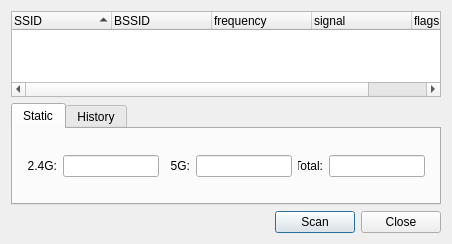
<ui version="4.0" >
 <class>ScanResults</class>
 <widget class="QDialog" name="ScanResults" >
  <property name="geometry" >
   <rect>
    <x>0</x>
    <y>0</y>
    <width>452</width>
    <height>244</height>
   </rect>
  </property>
  <property name="windowTitle" >
   <string>Scan results</string>
  </property>
  <layout class="QVBoxLayout" stretch="2,0,0">
   <item>
    <widget class="QTreeWidget" name="scanResultsWidget" >
     <property name="editTriggers" >
      <set>QAbstractItemView::NoEditTriggers</set>
     </property>
     <property name="uniformRowHeights" >
      <bool>true</bool>
     </property>
     <property name="sortingEnabled" >
      <bool>true</bool>
     </property>
     <property name="columnCount" >
      <number>5</number>
     </property>
     <column>
      <property name="text" >
       <string>SSID</string>
      </property>
     </column>
     <column>
      <property name="text" >
       <string>BSSID</string>
      </property>
     </column>
     <column>
      <property name="text" >
       <string>frequency</string>
      </property>
     </column>
     <column>
      <property name="text" >
       <string>signal</string>
      </property>
     </column>
     <column>
      <property name="text" >
       <string>flags</string>
      </property>
     </column>
    </widget>
   </item>
   <item>
    <layout class="QHBoxLayout" name="scanGraphicLayout">
     <item>
      <widget class="QTabWidget" name="tabWidget">
       <property name="sizePolicy">
        <sizepolicy hsizetype="Expanding" vsizetype="Expanding">
         <horstretch>0</horstretch>
         <verstretch>0</verstretch>
        </sizepolicy>
       </property>
       <property name="minimumSize">
        <size>
         <width>300</width>
         <height>100</height>
        </size>
       </property>
       <property name="maximumSize">
        <size>
         <width>16777215</width>
         <height>300</height>
        </size>
       </property>
       <property name="currentIndex">
        <number>0</number>
       </property>
       <widget class="QWidget" name="tabStatic">
        <property name="sizePolicy">
         <sizepolicy hsizetype="Preferred" vsizetype="Preferred">
          <horstretch>1</horstretch>
          <verstretch>1</verstretch>
         </sizepolicy>
        </property>
        <property name="minimumSize">
         <size>
          <width>0</width>
          <height>0</height>
         </size>
        </property>
        <attribute name="title">
         <string>Static</string>
        </attribute>
        <layout class="QVBoxLayout" name="verticalLayout">
         <item>
          <widget class="QWidget" name="widget_count" native="true">
           <property name="sizePolicy">
            <sizepolicy hsizetype="Preferred" vsizetype="Preferred">
             <horstretch>1</horstretch>
             <verstretch>1</verstretch>
            </sizepolicy>
           </property>
           <property name="minimumSize">
            <size>
             <width>200</width>
             <height>50</height>
            </size>
           </property>
           <layout class="QGridLayout" name="gridLayout" columnstretch="0,0,0,0,0,0">
            <property name="leftMargin">
             <number>3</number>
            </property>
            <property name="topMargin">
             <number>3</number>
            </property>
            <property name="rightMargin">
             <number>3</number>
            </property>
            <property name="bottomMargin">
             <number>3</number>
            </property>
            <property name="spacing">
             <number>6</number>
            </property>
            <item row="0" column="0">
             <widget class="QLabel" name="label_BandG">
              <property name="sizePolicy">
               <sizepolicy hsizetype="Preferred" vsizetype="Preferred">
                <horstretch>0</horstretch>
                <verstretch>0</verstretch>
               </sizepolicy>
              </property>
              <property name="text">
               <string>2.4G:</string>
              </property>
              <property name="alignment">
               <set>Qt::AlignRight|Qt::AlignTrailing|Qt::AlignVCenter</set>
              </property>
             </widget>
            </item>
            <item row="0" column="1">
             <widget class="QLineEdit" name="lineEdit_BandG">
              <property name="readOnly">
               <bool>true</bool>
              </property>
             </widget>
            </item>
            <item row="0" column="2">
             <widget class="QLabel" name="label_BandA">
              <property name="sizePolicy">
               <sizepolicy hsizetype="Preferred" vsizetype="Preferred">
                <horstretch>0</horstretch>
                <verstretch>0</verstretch>
               </sizepolicy>
              </property>
              <property name="minimumSize">
               <size>
                <width>25</width>
                <height>0</height>
               </size>
              </property>
              <property name="text">
               <string>5G:</string>
              </property>
              <property name="alignment">
               <set>Qt::AlignRight|Qt::AlignTrailing|Qt::AlignVCenter</set>
              </property>
             </widget>
            </item>
            <item row="0" column="3">
             <widget class="QLineEdit" name="lineEdit_BandA">
              <property name="readOnly">
               <bool>true</bool>
              </property>
             </widget>
            </item>
            <item row="0" column="4">
             <widget class="QLabel" name="label_Band">
              <property name="sizePolicy">
               <sizepolicy hsizetype="Preferred" vsizetype="Preferred">
                <horstretch>0</horstretch>
                <verstretch>0</verstretch>
               </sizepolicy>
              </property>
              <property name="minimumSize">
               <size>
                <width>25</width>
                <height>0</height>
               </size>
              </property>
              <property name="text">
               <string>Total:</string>
              </property>
              <property name="alignment">
               <set>Qt::AlignRight|Qt::AlignTrailing|Qt::AlignVCenter</set>
              </property>
             </widget>
            </item>
            <item row="0" column="5">
             <widget class="QLineEdit" name="lineEdit_Band">
              <property name="readOnly">
               <bool>true</bool>
              </property>
             </widget>
            </item>
           </layout>
          </widget>
         </item>
        </layout>
       </widget>
       <widget class="QWidget" name="tabHistory">
        <attribute name="title">
         <string>History</string>
        </attribute>
       </widget>
      </widget>
     </item>
    </layout>
   </item>
   <item>
    <layout class="QHBoxLayout" name="scanButtonLayout">
     <item>
      <spacer name="spacer">
       <property name="orientation">
        <enum>Qt::Horizontal</enum>
       </property>
       <property name="sizeHint" >
        <size>
         <width>40</width>
         <height>20</height>
        </size>
       </property>
      </spacer>
     </item>
     <item>
      <widget class="QPushButton" name="scanButton" >
       <property name="text" >
        <string>Scan</string>
       </property>
      </widget>
     </item>
     <item>
      <widget class="QPushButton" name="closeButton" >
       <property name="text" >
        <string>Close</string>
       </property>
      </widget>
     </item>
    </layout>
   </item>
  </layout>
 </widget>
 <layoutdefault spacing="6" margin="11" />
 <pixmapfunction></pixmapfunction>
 <resources/>
 <connections/>
</ui>
